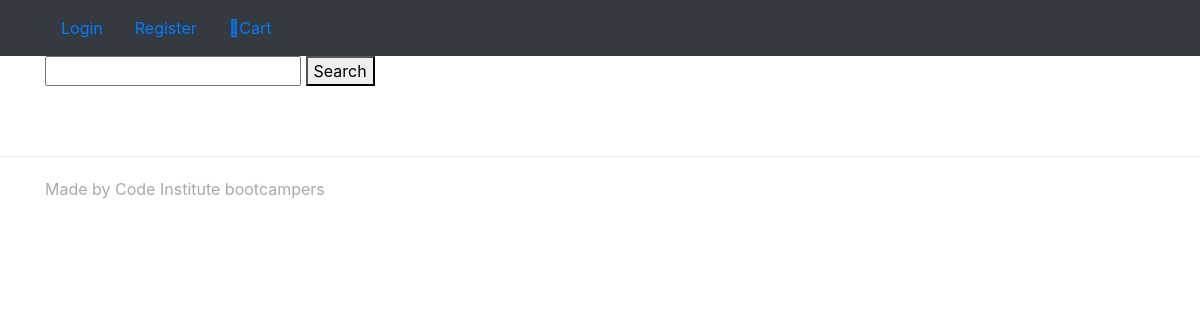
The app's page /, older data.
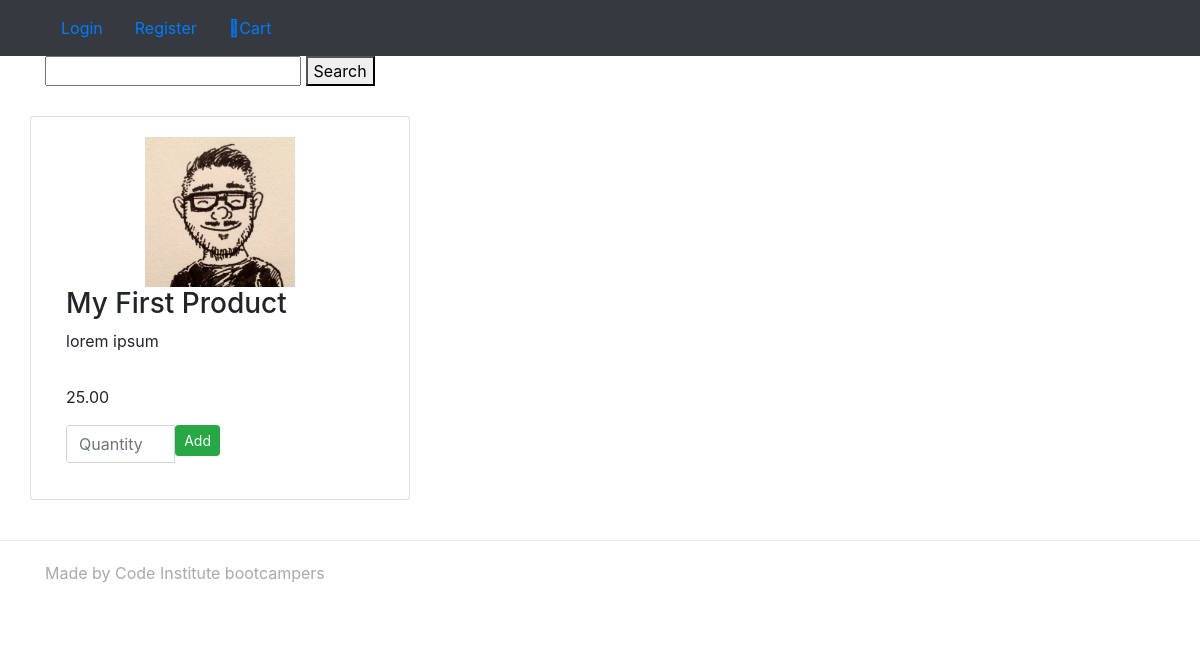
The same page, newer data.
### products/models.py (models this page shows, shortened)
class Product(models.Model):
    name = models.CharField(max_length=254, default="")
    description = models.TextField()
    price = models.DecimalField(max_digits=6, decimal_places=2)
    image = models.ImageField(upload_to='images')

### products/views.py (the view)
# urls.py: url(r'^$', all_products, name='index'),
def all_products(request):
    products = Product.objects.all()
    return render(request, "products.html", {"products": products})

### cart/contexts.py (called while the page is built)
def cart_contents(request):
    cart = request.session.get('cart', {})
    cart_items = []
    total = 0
    product_count = 0
    for id, quantity in cart.items():
        product = get_object_or_404(Product, pk=id)
        total += quantity * product.price
        product_count += quantity
        cart_items.append({'id': id, 'quantity': quantity, 'product': product})
    return {'cart_items': cart_items, 'total': total, 'product_count': product_count}

### products/templates/products.html (shortened to what this page needs)
{% extends 'base.html' %} {% block content %}
<div class="row row-flex">
    {% for product in products %}
    <div class="col-10 col-offset-1 col-md-6 col-lg-4 card">
        <div class="card-body">
            <div class="product" style="background-image: url('{{ MEDIA_URL }}{{ product.image }}')"></div>
            <h3>{{ product.name }}</h3>
            <p class="product-description">{{ product.description }}</p>
            <p>{{ product.price }}</p>
            <form method="POST" action="{% url 'add_to_cart' product.id %}">
            <div class="input-group">
                <input type="number" name="quantity" min="1" max="999" class="form-control" placeholder="Quantity">
                <span class="input-group-btn">
                    <button class="btn btn-sm btn-success" type="submit">Add</button>
                </span>
            </div>
            </form>
        </div>
    </div>
    {% endfor %}
    </div>
    {% endblock %}

Row changes from the older to the newer data that the page shows:
added Product: image (picture), name "My First Product", description "lorem ipsum", price "25.00"
